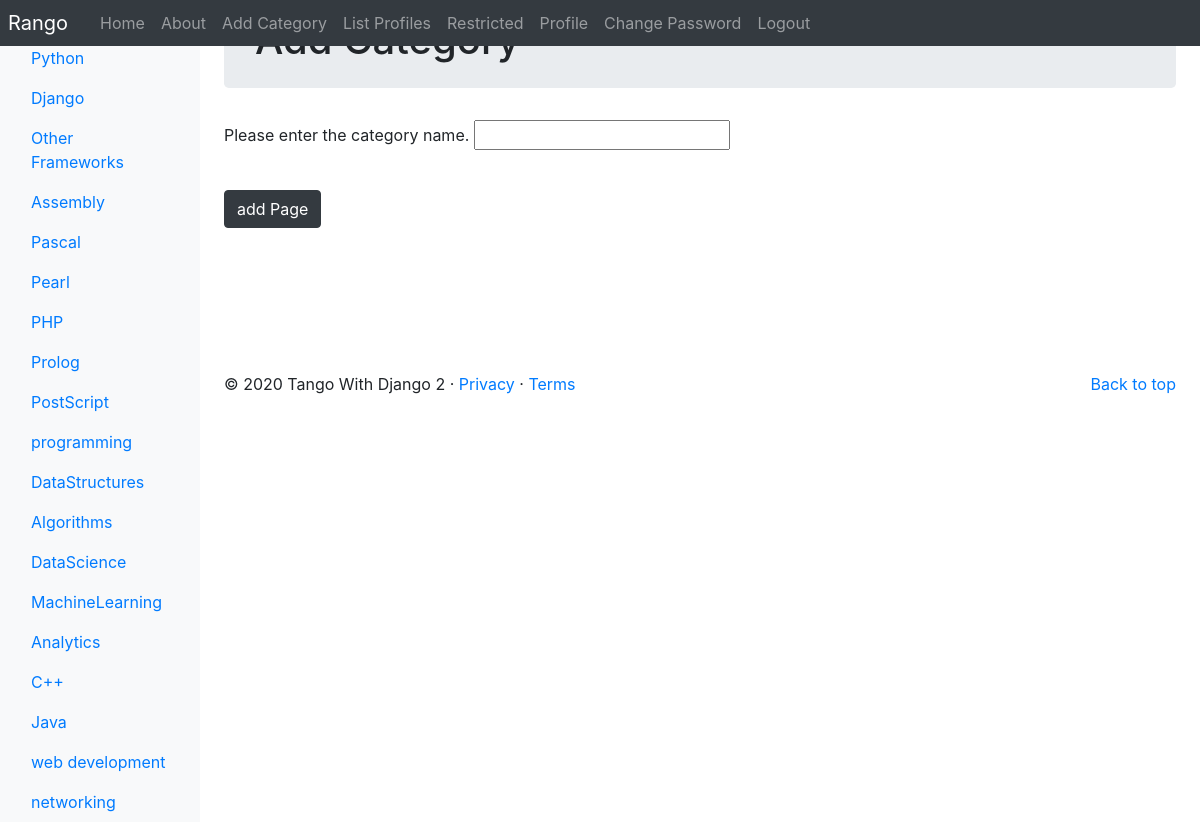
Page /rango/add_category/ (signed in) on the committed database.
### rango/models.py (models this page shows, shortened)
class Category(models.Model):
	name = models.CharField(max_length=128, unique=True)
	views = models.IntegerField(default=0)
	likes = models.IntegerField(default=0)
	slug = models.SlugField(unique=True)
	class Meta:
		verbose_name_plural = 'Categories'

### rango/views.py (the view, shortened to what this page needs)
# urls.py: path('add_category/', AddCategoryView.as_view(), name='add_category'),
class AddCategoryView(View):
	@method_decorator(login_required)
	def get(self, request):
		form = CategoryForm()
		return render(request, 'rango/add_category.html', {'form':form})

### rango/forms.py
class CategoryForm(forms.ModelForm):
	name = forms.CharField(max_length=128, help_text="Please enter the category name.")
	views = forms.IntegerField(widget=forms.HiddenInput(), initial=0)
	likes = forms.IntegerField(widget=forms.HiddenInput(), initial=0)
	slug = forms.CharField(widget=forms.HiddenInput(), required=False)
	class Meta:
		model = Category
		fields = ('name',)

### rango/templatetags/rango_template_tags.py (called while the page is built)
@register.inclusion_tag('rango/categories.html')
def get_category_list(current_category=None):
	return {'categories': Category.objects.all(), 'current_category': current_category}

### templates/rango/add_category.html (shortened to what this page needs)
{% extends 'rango/base.html' %}
{% load staticfiles %}
{% block body_block %}
<div class="jumbotron p-3">
	<div class="container">
		<h1 class="jumbotron-heading">Add Category</h1>
	</div>
</div>
<div class="container">
	<div class="row">
		<form role="form" id="category_form" method="post" action="/rango/add_category/">
			{% for field in form.visible_fields %}
			{{ field.help_text }}
			{{ field }}<br/>
			<div class="p-2"></div>
			{% endfor %}
			<br/>
			<button class="btn btn-dark" type="submit" name="submit">add Page</button>
			<div class="p-5"></div>
		</form>
	</div>
</div>
{% endblock %}

### templates/rango/categories.html (shortened to what this page needs)
<ul class="nav flex-column">
	{% if categories %}
	{% for c in categories %}
	{% if c == current_category %}
	<li class="nav-item">
		<a class="nav-link active" href="{% url 'show_category' c.slug %}">
			<span data-feather="archive"></span>{{ c.name }}</a>
	</li>
	{% else %}
	<li class="nav-item">
		<a class="nav-link" href="{% url 'show_category' c.slug %}">
			{{ c.name }}</a>
	</li>
	{% endif %}
	{% endfor %}
	{% else %}
	<li class="nav-item">No categories Yet!</li>
	{% endif %}
</ul>

### rows in the picture
Category: name "Python"
Category: name "Django"
Category: name "Other Frameworks"
Category: name "Assembly"
Category: name "Pascal"
Category: name "Pearl"
Category: name "PHP"
Category: name "Prolog"
Category: name "PostScript"
Category: name "programming"
Category: name "DataStructures"
Category: name "Algorithms"
Category: name "DataScience"
Category: name "MachineLearning"
Category: name "Analytics"
Category: name "C++"
Category: name "Java"
Category: name "web development"
Category: name "networking"

### other values in the picture
{{ field.help_text }} "Please enter the category name."
